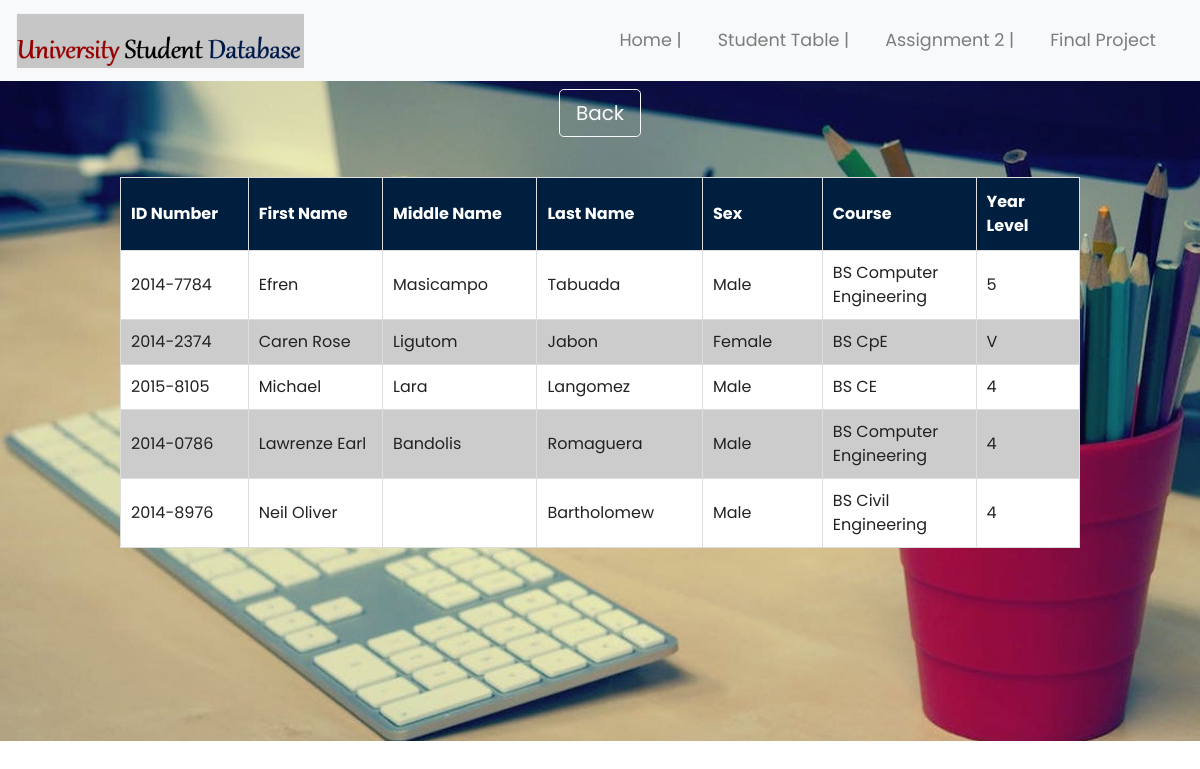
/view, run on the app's committed database.
### tables this page shows
CREATE TABLE student(IDNum TEXT PRIMARY KEY, FName TEXT, MName TEXT, LName TEXT, Sex TEXT, Course TEXT, YrLevel TEXT);

### main.py (the view)
@app.route("/view",methods = ['POST','GET'])
def view():
    conn = sql.connect("database.db")
    conn.row_factory = sql.Row
    cur = conn.cursor()
    cur.execute("SELECT * FROM student")
    rows = cur.fetchall()
    return render_template("add_result.html", rows=rows)
    conn.close()

### templates/add_result.html (shortened to what this page needs)
<!DOCTYPE html>
<html lang="en">
<head>
  <link rel="stylesheet" href="https://maxcdn.bootstrapcdn.com/bootstrap/4.0.0/css/bootstrap.min.css">
  <link rel="stylesheet" type="text/css" href="{{ url_for('static', filename = 'style1.css')}}">
  <link rel="stylesheet" type="text/css" href="{{ url_for('static', filename = 'style.css')}}">
</head>
   <body class="bg">
   <center>
<nav class="navbar navbar-expand-md navbar-light bg-light ">
<div class="container-fluid">
  <a class="navbar-brand" href="/"><img src="{{url_for('static', filename='logo.png')}}" ></a>
    <ul class="navbar-nav ml-auto">
      <li class="nav-item">
        <a class="nav-link" href="/">Home  | </a>
      </li>
      <li class="nav-item">
        <a class="nav-link" href="/view">Student Table  | </a>
      </li>
      <li class="nav-item">
        <a class="nav-link" href="/">Assignment 2  | </a>
      </li><li class="nav-item">
        <a class="nav-link" href="/">Final Project </a>
      </li>
    </ul>
</div>
</nav>
<div class="carousel-inner main" id="stud_table_main">
<div class="stud_table_btn">
     <button class="btn btn-outline-light btn-lg" id="stud_table_cancel" onclick="window.location.href='/'">Back</button>
</div>
  <div>
            <table id="stud_table" style="width:80%">
            <tr>
              <th>ID Number</th>
              <th>First Name</th>
              <th>Middle Name</th>
              <th>Last Name</th>
              <th>Sex</th>
              <th>Course</th>
              <th>Year Level</th>
            </tr>
            {% for row in rows %}
                <tr>
                   <td>{{row["IDNum"]}}</td>
                   <td>{{row["FName"]}}</td>
                   <td>{{row["MName"]}}</td>
                   <td>{{row["LName"]}}</td>
                   <td>{{row["Sex"]}}</td>
                   <td>{{row["Course"]}}</td>
                   <td>{{row["YrLevel"]}}</td>
                </tr>
                {% endfor %}
                </table>
              </div>
  </div>
    </center>
   </body>
</html>

### static/style1.css (style rules this page uses)
.navbar-brand img { height: 55px; }
.navbar-nav li { padding-right: 20px; }
.nav-link { font-size: 1.1em !important; }
.container-fluid { margin:0 ! important; padding:0 ! important; }
#stud_table td, #stud_table th { width: 1150px; border: 1px solid #ddd; padding: 10px; }
#stud_table tr:nth-child(even) { background-color: white; }
#stud_table tr:nth-child(odd) { background-color: #cccccc; }
#stud_table th { padding-top: 12px; padding-bottom: 12px; text-align: left; background-color: #001f3f; color: white; }
#stud_table_main { background-image: url("background1.jpeg"); height: 660px; background-repeat: no-repeat; background-size: cover; }
#stud_table_cancel { margin-bottom: 40px; }

### static/style.css (style rules this page uses)
html, body { height: 100%; width: 100%; font-family: 'Poppins', sans-serif; color: #222; }
ul { margin:0; padding:0; }

### data on the page
student: IDNum "2014-7784", FName "Efren", MName "Masicampo", LName "Tabuada", Sex "Male", Course "BS Computer Engineering", YrLevel "5"
student: IDNum "2014-2374", FName "Caren Rose", MName "Ligutom", LName "Jabon", Sex "Female", Course "BS CpE", YrLevel "V"
student: IDNum "2015-8105", FName "Michael", MName "Lara", LName "Langomez", Sex "Male", Course "BS CE", YrLevel "4"
student: IDNum "2014-0786", FName "Lawrenze Earl", MName "Bandolis", LName "Romaguera", Sex "Male", Course "BS Computer Engineering", YrLevel "4"
student: IDNum "2014-8976", FName "Neil Oliver", LName "Bartholomew", Sex "Male", Course "BS Civil Engineering", YrLevel "4"
